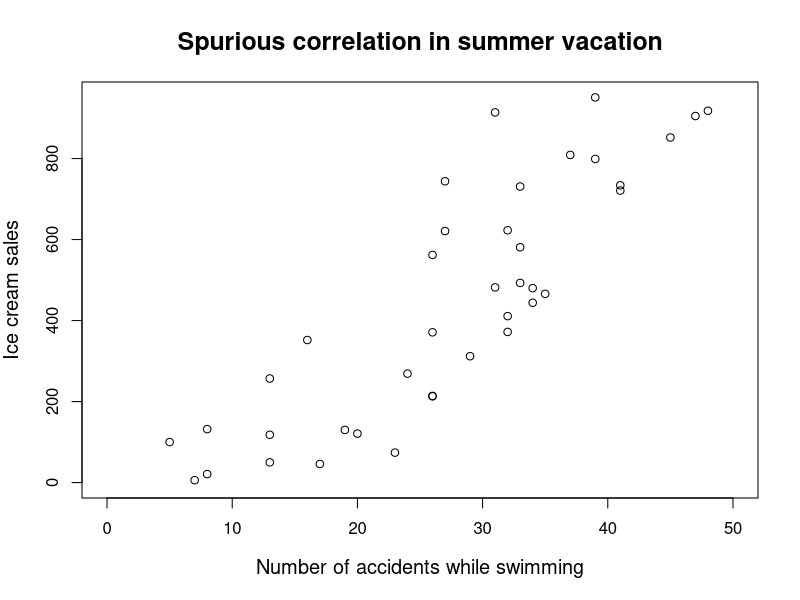

R code for this plot:
# データの読み込み
d <- read.csv("SpCor_summer.csv", header = T)
d

# グラフの描画
plot(d$swimming_accidents,d$ice_cream, 
     main = "Spurious correlation in summer vacation",
     xlab = "Number of accidents while swimming", ylab = "Ice cream sales",
     xlim = c(0, 50), ylim = c(0, max(d$ice_cream)),
     cex.main = 1.5, cex.lab = 1.2)
